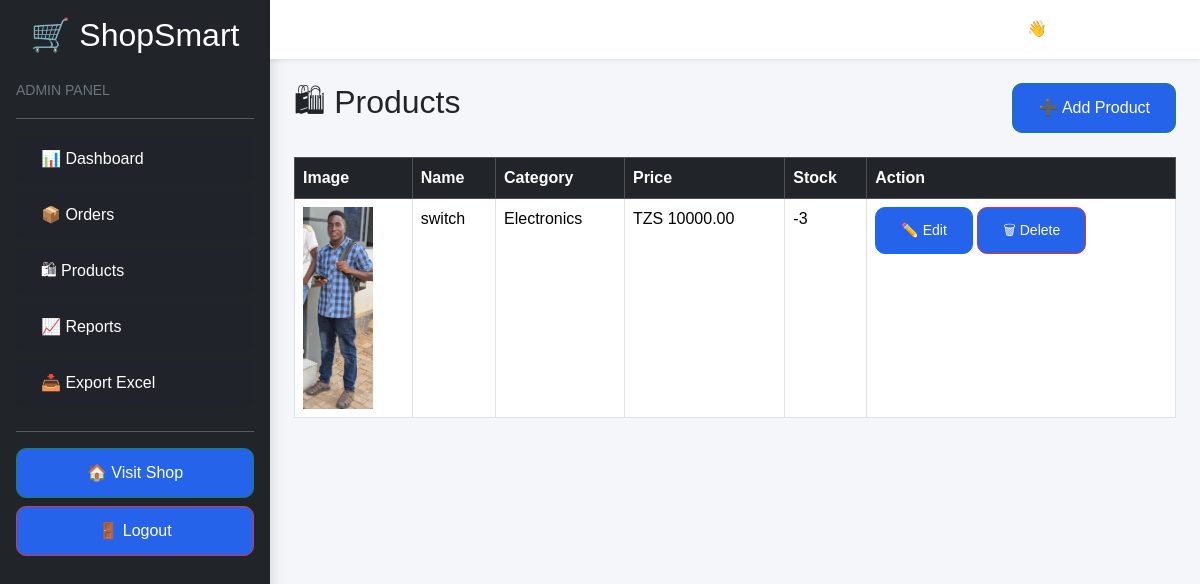
The app's page /dashboard/products/ (signed in), older data.
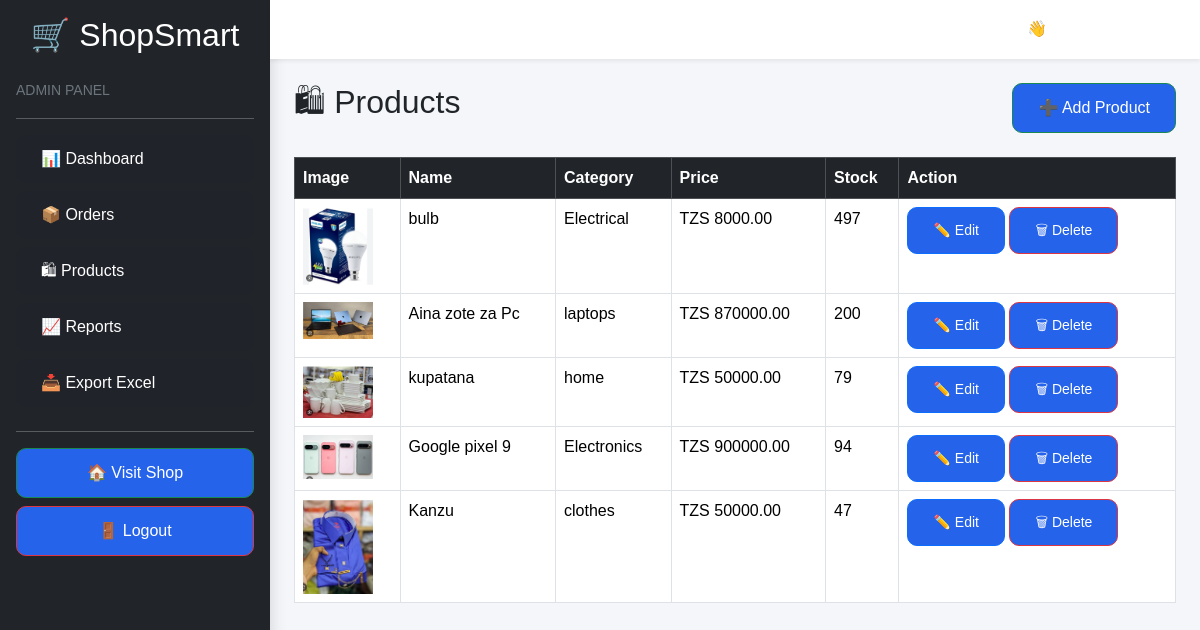
The same page, newer data.
### products/models.py (models this page shows, shortened)
class Product(models.Model):
    category = models.ForeignKey(
        Category,
        on_delete=models.CASCADE
    )
    name = models.CharField(max_length=200)
    description = models.TextField()
    price = models.DecimalField(
        max_digits=12,
        decimal_places=2
    )
    stock = models.IntegerField()
    image = models.ImageField(
        upload_to='products/',
        blank=True,
        null=True
    )

class Category(models.Model):
    name = models.CharField(max_length=100)
    def __str__(self):
        return self.name

### products/views.py (the view)
# urls.py: path('dashboard/products/', views.admin_products, name='admin_products'),
@login_required
@user_passes_test(admin_required)
def admin_products(request):
    products = Product.objects.all().order_by('-id')
    return render(
        request,
        'products/admin_products.html',
        {
            'products': products
        }
    )

### products/views.py (called while the page is built)
def admin_required(user):
    return user.is_superuser

### templates/products/admin_products.html
{% extends 'admin_base.html' %}
{% block content %}
<div class="d-flex justify-content-between mb-4">
<h2>🛍 Products</h2>
<a href="{% url 'add_product' %}"
class="btn btn-success">
➕ Add Product
</a>
</div>
<table class="table table-bordered table-hover">
<thead class="table-dark">
<tr>
<th>Image</th>
<th>Name</th>
<th>Category</th>
<th>Price</th>
<th>Stock</th>
<th>Action</th>
</tr>
</thead>
<tbody>
{% for product in products %}
<tr>
<td>
{% if product.image %}
<img src="{{ product.image.url }}"
width="70">
{% endif %}
</td>
<td>{{ product.name }}</td>
<td>{{ product.category }}</td>
<td>TZS {{ product.price }}</td>
<td>{{ product.stock }}</td>
<td>
<a href="{% url 'edit_product' product.id %}"
class="btn btn-primary btn-sm">
✏️ Edit
</a>
<a href="{% url 'delete_product' product.id %}"
class="btn btn-danger btn-sm">
🗑 Delete
</a>
</td>
</tr>
{% endfor %}
</tbody>
</table>
{% endblock %}

Row changes from the older to the newer data that the page shows:
removed Product: image (picture), name "switch", category "Electronics", price "10000.00", stock "-3"
added Product: image (picture), name "bulb", category "Electrical", price "8000.00", stock "497"
added Product: image (picture), name "Aina zote za Pc", category "laptops", price "870000.00", stock "200"
added Product: image (picture), name "kupatana", category "home", price "50000.00", stock "79"
added Product: image (picture), name "Google pixel 9", category "Electronics", price "900000.00", stock "94"
added Product: image (picture), name "Kanzu", category "clothes", price "50000.00", stock "47"
